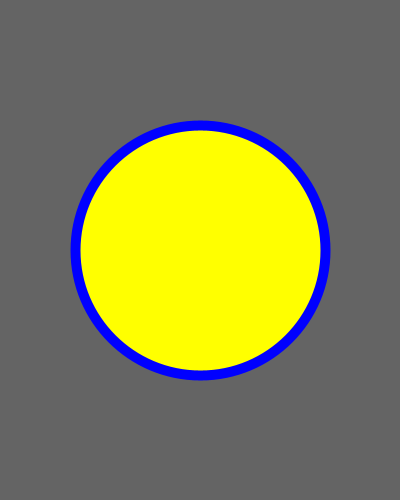
Frame 1 (no input)
Frame 60 (the mouse pressed at the canvas centre just before this capture): identical to frame 1, image omitted
Frame 120 (the mouse held since frame 60 and released just before this capture): identical to frame 1, image omitted

The Processing sketch that drew this single still picture (run headless with seeded random() and noise(); from frame 60 on, the mouse is pressed at the canvas centre):

// Processing sketch: inclass_01_basics
// ── inclass_01_basics.pde
void setup() {
  // once
  size(400, 500);
  background(100);
  
  ///// COLOR /////
  // color range: 0 - 255
  // (w)
  // (w, a)
  // (r, g, b)
  // (r, g, b, a)
  
  stroke(0,0,255);
  strokeWeight(10);
  fill(255,255,0);
  
  ellipse(width/2, height/2, 250, 250);
}


void draw() {
  // loop
}
